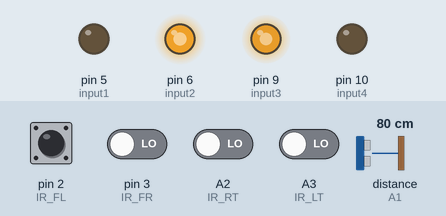
Simulated run of this sketch. Board: Arduino Uno, built with avr-gcc and run on an emulated ATmega328P. Parts: output pins drawn as LEDs (lit = HIGH). Inputs (shaded band) come from the test bench; at power-on: A2 (IR_RT), A3 (IR_LT), pin 2 (IR_FL), pin 3 (IR_FR) LOW, distance to the obstacle (sensor on A1) 80 cm. The echo pulse lasts 58.3 µs per cm.

Above: at 1.2 s.
1.3 s: pin 2 (IR_FL) driven HIGH
At 2.5 s:
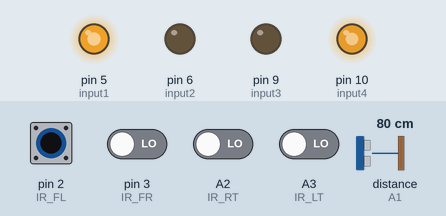
2.8 s: pin 3 (IR_FR) driven HIGH and A2 (IR_RT) driven HIGH
At 3.2 s:
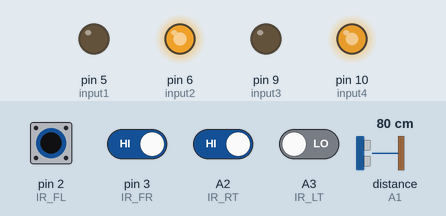
4.3 s: pin 3 (IR_FR) driven LOW
At 4.9 s:
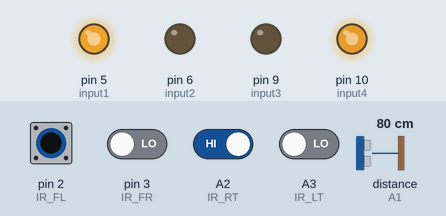
5.8 s: pin 3 (IR_FR) driven HIGH
At 6.9 s:
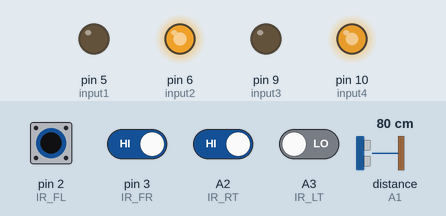
7.3 s: pin 2 (IR_FL) pulsed LOW 2 times (0.12 s each, 0.3 s apart)
Timing chart, 0 to 10.3 s (numbered marks = the images above; inputs shaded):
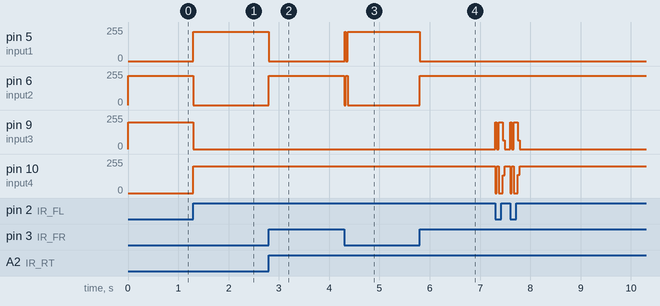

Measured:
- after the input at 1.3 s, pin 5 (input1): 0/255 → 220/255 at once; pin 6 (input2): 220/255 → 0/255 at once; pin 9 (input3): 200/255 → 0/255 at once; pin 10 (input4): 0/255 → 200/255 at once
- after the input at 2.8 s, pin 5 (input1): 220/255 → 0/255 at once; pin 6 (input2): 0/255 → 220/255 at once
- after the input at 4.3 s, pin 5 (input1): 0/255 → 220/255 at once; pin 6 (input2): 220/255 → 0/255 at once
- after the input at 5.8 s, pin 5 (input1): 220/255 → 0/255 at once; pin 6 (input2): 0/255 → 220/255 at once

The sketch:

motion_interrupt.ino
```cpp
#include <Ultrasonic.h>
#define IR_FR 3  //front right ir
#define IR_FL 2  //front left ir
#define IR_RB A4  //right bottom ir
#define IR_LB A5  //left bottom ir
#define IR_RT A2  //right top ir
#define IR_LT A3  //left top ir
#define input1 5  //input of
#define input2 6 //      motor
#define input3 9 //         driver
#define input4 10 //             PWM pins
Ultrasonic ultrasonic(A0,A1); //trig,echo
int power = 200;
long duration;
int distance;

void setup()
{
  Serial.begin(9600); // Starts the serial communication
  pinMode(IR_RT,INPUT);
  pinMode(IR_LT,INPUT);
  pinMode(IR_RB,INPUT);
  pinMode(IR_LB,INPUT);
  pinMode(IR_FL,INPUT);
  pinMode(IR_FR,INPUT);
  pinMode(input1,OUTPUT);
  pinMode(input2,OUTPUT);
  pinMode(input3,OUTPUT);
  pinMode(input4,OUTPUT);
  attachInterrupt(digitalPinToInterrupt(2),right,LOW);
  attachInterrupt(digitalPinToInterrupt(3),left,LOW);
  //forward();
  //delay(5000);
}

void forward()
{
  analogWrite(input1, power*1.1);
  analogWrite(input2, 0);
  analogWrite(input3, power);
  analogWrite(input4, 0);
}

void backward()
{
  analogWrite(input1, 0);
  analogWrite(input2, power*1.1);
  analogWrite(input3, 0);
  analogWrite(input4, power);
}

void right()
{
  analogWrite(input1, 0);
  analogWrite(input2, power*1.1);
  analogWrite(input3, power);
  analogWrite(input4, 0);
  //Serial.println("right");
}

void left()
{
  analogWrite(input1, power*1.1);
  analogWrite(input2, 0);
  analogWrite(input3, 0);
  analogWrite(input4, power);
  //Serial.println("left");
}

void stopp(){
  analogWrite(input1, 0);
  analogWrite(input2, 0);
  analogWrite(input3, 0);
  analogWrite(input4, 0);
}

void loop()
{
  distance = ultrasonic.read();
  //Serial.print("Distance: ");
  //Serial.println(distance);
  //delay(200);
  if(digitalRead(IR_RT) == 1 || digitalRead(IR_LT) == 1)
  {
    backward();
    //Serial.println("back");
    return;
  }
  if(distance < 40 && digitalRead(IR_FL) != 0 && digitalRead(IR_FR) != 0)
  {
    forward();
   // Serial.println("front");
  }
  else
  {
    return;
  }
}
```
